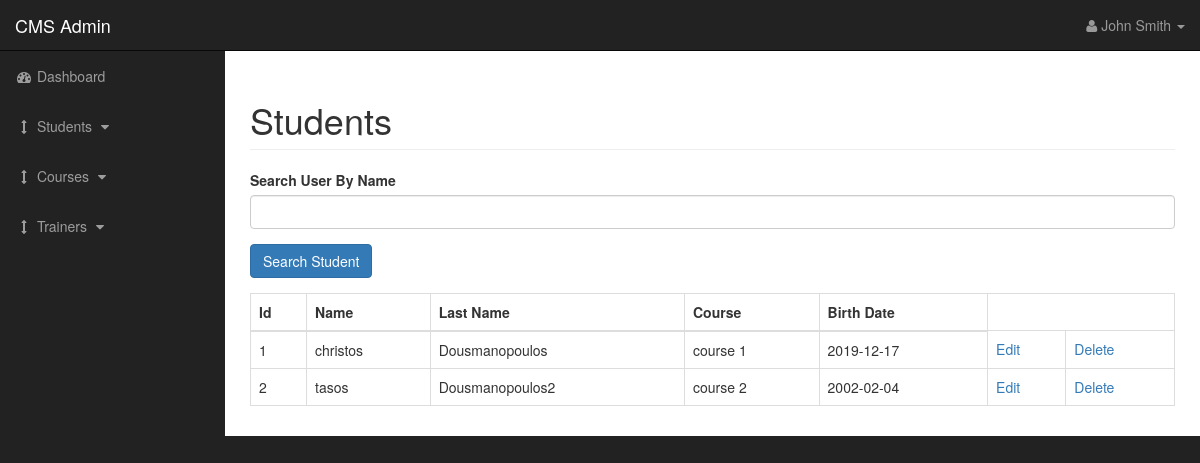
Page /students.php on the committed database.
### tables this page shows
CREATE TABLE `students` (
  `id` int(11) NOT NULL,
  `id_course` int(11) NOT NULL,
  `student_name` varchar(255) NOT NULL,
  `student_lastname` varchar(255) NOT NULL,
  `student_dirthdate` date NOT NULL
);

CREATE TABLE `courses` (
  `id` int(11) NOT NULL,
  `course_name` varchar(255) NOT NULL,
  `course_descreption` text NOT NULL,
  `course_cost` float NOT NULL
);

### includes/view_all_students.php (the view, shortened to what this page needs)
<form action="" method="post" enctype="multipart/form-data">
    <div class="form-group">
        <label for="search">Search User By Name</label>
        <input type="text" name="student_name" class="form-control" >
    </div>
    <div class="form-group">
        <input type="submit" name="search_student"  class="btn btn-primary" value="Search Student">
    </div>
</form>
<table class="table table-bordered table-hover">
<thead>
    <tr>
        <th>Id</th>
        <th>Name</th>
        <th>Last Name</th>
        <th>Course</th>
        <th>Birth Date</th>
    </tr>
</thead>
<tbody >
<?php
        if(isset($_POST['search_student'])){
            $name = $_POST['student_name'];
            $query = "SELECT * FROM students where student_name LIKE '%" .$name. "%'  ";
        }else {
            $query = "SELECT * FROM students";
        }
            $select_students = mysqli_query($connection, $query);
            while ($row = mysqli_fetch_assoc($select_students)) {
                $id = $row['id'];
                $name = $row['student_name'];
                $lastName = $row['student_lastname'];
                $birthdate = $row['student_dirthdate'];
                echo "<tr>";
                echo "<td>$id</td>";
                echo "<td>$name</td>";
                echo "<td>$lastName</td>";
                $query1 = "SELECT id_course FROM students WHERE id = {$id} ";
                $student_course = mysqli_query($connection, $query1);
                while ($row = mysqli_fetch_assoc($student_course)) {
                    $id = $row['id_course'];
                }
                $query2 = "SELECT course_name FROM courses WHERE id = {$id} ";
                $student_course = mysqli_query($connection, $query2);
                while ($row = mysqli_fetch_assoc($student_course)) {
                    $course_name = $row['course_name'];
                }
                echo "<td>{$course_name}</td>";
                echo "<td>$birthdate</td>";
                echo "<td><a href = 'students.php?source=edit_student&s_id={$id}'>Edit</a></td>";
                echo "<td><a href = 'students.php?delete={$id}'>Delete</a></td>";
                echo "</tr>";
            }
    ?>
</tbody>
</table>

### css/sb-admin.css (style rules this page uses)
body { margin-top: 100px; background-color: #222; }
@media (min-width:768px) { body { margin-top: 50px; } }

### rows in the picture
students: id "1", student_name "christos", student_lastname "Dousmanopoulos", id_course.course_name "course 1", student_dirthdate "2019-12-17"
students: id "2", student_name "tasos", student_lastname "Dousmanopoulos2", id_course.course_name "course 2", student_dirthdate "2002-02-04"
